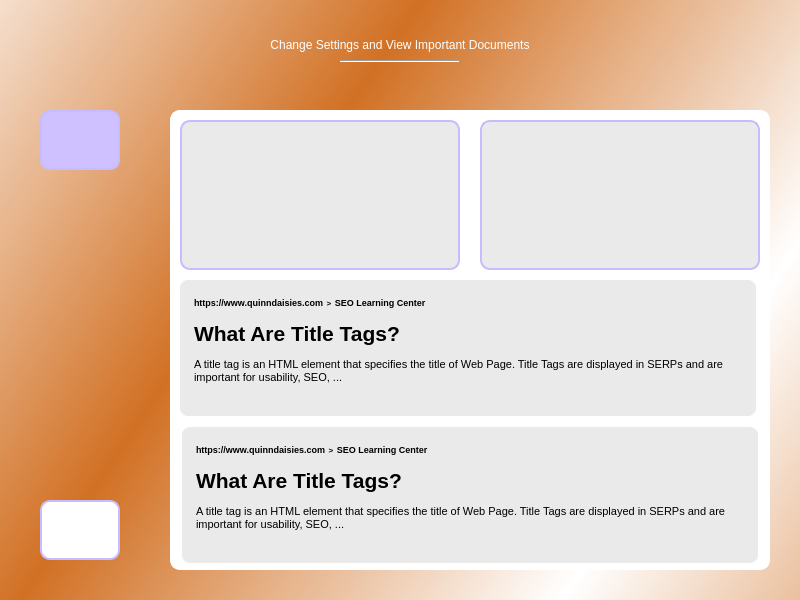
<?xml version="1.0" encoding="UTF-8"?>
<ui version="4.0">
 <class>Dialog</class>
 <widget class="QDialog" name="Dialog">
  <property name="geometry">
   <rect>
    <x>0</x>
    <y>0</y>
    <width>800</width>
    <height>600</height>
   </rect>
  </property>
  <property name="windowTitle">
   <string>Dialog</string>
  </property>
  <property name="windowIcon">
   <iconset resource="resources/resources.qrc">
    <normaloff>:/images/seoicon.ico</normaloff>:/images/seoicon.ico</iconset>
  </property>
  <widget class="QWidget" name="widget" native="true">
   <property name="geometry">
    <rect>
     <x>0</x>
     <y>0</y>
     <width>800</width>
     <height>600</height>
    </rect>
   </property>
   <property name="styleSheet">
    <string notr="true">QWidget#widget{
	background-color: qlineargradient(spread:reflect, x1:0.36, y1:0.33, x2:0.9, y2:0.6, stop:0 rgba(209, 112, 35, 254), stop:1 rgba(255, 255, 255, 255))
}</string>
   </property>
   <widget class="Line" name="line_2">
    <property name="geometry">
     <rect>
      <x>340</x>
      <y>60</y>
      <width>120</width>
      <height>3</height>
     </rect>
    </property>
    <property name="orientation">
     <enum>Qt::Horizontal</enum>
    </property>
   </widget>
   <widget class="QLabel" name="label_2">
    <property name="geometry">
     <rect>
      <x>250</x>
      <y>30</y>
      <width>300</width>
      <height>30</height>
     </rect>
    </property>
    <property name="styleSheet">
     <string notr="true">QLabel{
	color: #ffffff;
	font: 8pt &quot;Georgia&quot;;
}</string>
    </property>
    <property name="text">
     <string>Change Settings and View Important Documents</string>
    </property>
    <property name="alignment">
     <set>Qt::AlignCenter</set>
    </property>
   </widget>
   <widget class="QPushButton" name="applicationscreen">
    <property name="geometry">
     <rect>
      <x>40</x>
      <y>110</y>
      <width>80</width>
      <height>60</height>
     </rect>
    </property>
    <property name="styleSheet">
     <string notr="true">QPushButton{
	border-radius: 10px;
	font: 85 10pt &quot;Times New Roman&quot;;
	color: #ffffff;
	border: 2px solid rgb(197, 189, 255);
	background: #cfc0ff;
}
QPushButton:hover{
	font: 85 10pt &quot;Times New Roman&quot;;
	color:#cfc0ff;
	border: 2px solid #aaaaff;
	background: #cfc0ff;
}</string>
    </property>
    <property name="text">
     <string/>
    </property>
    <property name="icon">
     <iconset>
      <normaloff>backgroundiconimages.jpeg</normaloff>backgroundiconimages.jpeg</iconset>
    </property>
    <property name="iconSize">
     <size>
      <width>60</width>
      <height>40</height>
     </size>
    </property>
   </widget>
   <widget class="QFrame" name="frame">
    <property name="geometry">
     <rect>
      <x>170</x>
      <y>110</y>
      <width>600</width>
      <height>460</height>
     </rect>
    </property>
    <property name="styleSheet">
     <string notr="true">QFrame{
	border: 2px solid #ffffff;
	border-radius: 10px;
	padding: 10px;
	background: #ffffff;
}</string>
    </property>
    <property name="frameShape">
     <enum>QFrame::StyledPanel</enum>
    </property>
    <property name="frameShadow">
     <enum>QFrame::Raised</enum>
    </property>
    <widget class="QPushButton" name="termscreen">
     <property name="geometry">
      <rect>
       <x>10</x>
       <y>10</y>
       <width>280</width>
       <height>150</height>
      </rect>
     </property>
     <property name="styleSheet">
      <string notr="true">QPushButton{
	border-radius: 10px;
	padding: 10px;
	background: #eaeaea;
	font: 85 10pt &quot;Times New Roman&quot;;
	color: #ffffff;
	border: 2px solid rgb(197, 189, 255);
}

QPushButton:hover{
	font: 85 10pt &quot;Times New Roman&quot;;
	color:#cfc0ff;
	border: 2px solid #aaaaff;
	background: #cfc0ff;
}</string>
     </property>
     <property name="text">
      <string/>
     </property>
     <property name="icon">
      <iconset>
       <normaloff>terms.png</normaloff>terms.png</iconset>
     </property>
     <property name="iconSize">
      <size>
       <width>100</width>
       <height>100</height>
      </size>
     </property>
    </widget>
    <widget class="QPushButton" name="detailscreen">
     <property name="geometry">
      <rect>
       <x>310</x>
       <y>10</y>
       <width>280</width>
       <height>150</height>
      </rect>
     </property>
     <property name="styleSheet">
      <string notr="true">QPushButton{
	border-radius: 10px;
	padding: 10px;
	background: #eaeaea;
	font: 85 10pt &quot;Times New Roman&quot;;
	color: #ffffff;
	border: 2px solid rgb(197, 189, 255);
}

QPushButton:hover{
	font: 85 10pt &quot;Times New Roman&quot;;
	color:#cfc0ff;
	border: 2px solid #aaaaff;
	background: #cfc0ff;
}</string>
     </property>
     <property name="text">
      <string/>
     </property>
     <property name="icon">
      <iconset>
       <normaloff>details.webp</normaloff>details.webp</iconset>
     </property>
     <property name="iconSize">
      <size>
       <width>100</width>
       <height>100</height>
      </size>
     </property>
    </widget>
    <widget class="QTextBrowser" name="textBrowser_3">
     <property name="geometry">
      <rect>
       <x>10</x>
       <y>315</y>
       <width>580</width>
       <height>140</height>
      </rect>
     </property>
     <property name="styleSheet">
      <string notr="true">QTextBrowser{
	border: 2px solid #ffffff;
	border-radius: 10px;
	padding: 10px;
	background: #eaeaea;
}</string>
     </property>
     <property name="html">
      <string>&lt;!DOCTYPE HTML PUBLIC &quot;-//W3C//DTD HTML 4.0//EN&quot; &quot;http://www.w3.org/TR/REC-html40/strict.dtd&quot;&gt;
&lt;html&gt;&lt;head&gt;&lt;meta name=&quot;qrichtext&quot; content=&quot;1&quot; /&gt;&lt;style type=&quot;text/css&quot;&gt;
p, li { white-space: pre-wrap; }
&lt;/style&gt;&lt;/head&gt;&lt;body style=&quot; font-family:'MS Shell Dlg 2'; font-size:8.25pt; font-weight:400; font-style:normal;&quot;&gt;
&lt;p style=&quot; margin-top:0px; margin-bottom:0px; margin-left:0px; margin-right:0px; -qt-block-indent:0; text-indent:0px;&quot;&gt;&lt;span style=&quot; font-size:7pt; font-weight:600;&quot;&gt;https://www.quinndaisies.com&lt;/span&gt;&lt;span style=&quot; font-size:10pt; font-weight:600;&quot;&gt; &lt;/span&gt;&lt;span style=&quot; font-size:6pt; font-weight:600;&quot;&gt;&amp;gt;&lt;/span&gt;&lt;span style=&quot; font-size:10pt; font-weight:600;&quot;&gt; &lt;/span&gt;&lt;span style=&quot; font-size:7pt; font-weight:600;&quot;&gt;SEO Learning Center&lt;/span&gt;&lt;/p&gt;
&lt;p style=&quot; margin-top:12px; margin-bottom:12px; margin-left:0px; margin-right:0px; -qt-block-indent:0; text-indent:0px;&quot;&gt;&lt;span style=&quot; font-size:16pt; font-weight:600;&quot;&gt;What Are Title Tags?&lt;/span&gt;&lt;/p&gt;
&lt;p style=&quot; margin-top:12px; margin-bottom:12px; margin-left:0px; margin-right:0px; -qt-block-indent:0; text-indent:0px;&quot;&gt;A title tag is an HTML element that specifies the title of Web Page. Title Tags are displayed in SERPs and are important for usability, SEO, ...&lt;/p&gt;&lt;/body&gt;&lt;/html&gt;</string>
     </property>
    </widget>
    <widget class="QTextBrowser" name="textBrowser_4">
     <property name="geometry">
      <rect>
       <x>8</x>
       <y>168</y>
       <width>580</width>
       <height>140</height>
      </rect>
     </property>
     <property name="styleSheet">
      <string notr="true">QTextBrowser{
	border: 2px solid #ffffff;
	border-radius: 10px;
	padding: 10px;
	background: #eaeaea;
}</string>
     </property>
     <property name="html">
      <string>&lt;!DOCTYPE HTML PUBLIC &quot;-//W3C//DTD HTML 4.0//EN&quot; &quot;http://www.w3.org/TR/REC-html40/strict.dtd&quot;&gt;
&lt;html&gt;&lt;head&gt;&lt;meta name=&quot;qrichtext&quot; content=&quot;1&quot; /&gt;&lt;style type=&quot;text/css&quot;&gt;
p, li { white-space: pre-wrap; }
&lt;/style&gt;&lt;/head&gt;&lt;body style=&quot; font-family:'MS Shell Dlg 2'; font-size:8.25pt; font-weight:400; font-style:normal;&quot;&gt;
&lt;p style=&quot; margin-top:0px; margin-bottom:0px; margin-left:0px; margin-right:0px; -qt-block-indent:0; text-indent:0px;&quot;&gt;&lt;span style=&quot; font-size:7pt; font-weight:600;&quot;&gt;https://www.quinndaisies.com&lt;/span&gt;&lt;span style=&quot; font-size:10pt; font-weight:600;&quot;&gt; &lt;/span&gt;&lt;span style=&quot; font-size:6pt; font-weight:600;&quot;&gt;&amp;gt;&lt;/span&gt;&lt;span style=&quot; font-size:10pt; font-weight:600;&quot;&gt; &lt;/span&gt;&lt;span style=&quot; font-size:7pt; font-weight:600;&quot;&gt;SEO Learning Center&lt;/span&gt;&lt;/p&gt;
&lt;p style=&quot; margin-top:12px; margin-bottom:12px; margin-left:0px; margin-right:0px; -qt-block-indent:0; text-indent:0px;&quot;&gt;&lt;span style=&quot; font-size:16pt; font-weight:600;&quot;&gt;What Are Title Tags?&lt;/span&gt;&lt;/p&gt;
&lt;p style=&quot; margin-top:12px; margin-bottom:12px; margin-left:0px; margin-right:0px; -qt-block-indent:0; text-indent:0px;&quot;&gt;A title tag is an HTML element that specifies the title of Web Page. Title Tags are displayed in SERPs and are important for usability, SEO, ...&lt;/p&gt;&lt;/body&gt;&lt;/html&gt;</string>
     </property>
    </widget>
   </widget>
   <widget class="QPushButton" name="menuscreen">
    <property name="geometry">
     <rect>
      <x>40</x>
      <y>500</y>
      <width>80</width>
      <height>60</height>
     </rect>
    </property>
    <property name="styleSheet">
     <string notr="true">QPushButton{
	border-radius: 10px;
	font: 85 10pt &quot;Times New Roman&quot;;
	color: #ffffff;
	border: 2px solid rgb(197, 189, 255);
	background: rgb(255, 255, 255);
}
QPushButton:hover{
	font: 85 10pt &quot;Times New Roman&quot;;
	color:#cfc0ff;
	border: 2px solid #aaaaff;
	background: rgb(255, 255, 255);
}</string>
    </property>
    <property name="text">
     <string/>
    </property>
    <property name="icon">
     <iconset>
      <normaloff>backimages.jpeg</normaloff>backimages.jpeg</iconset>
    </property>
    <property name="iconSize">
     <size>
      <width>60</width>
      <height>40</height>
     </size>
    </property>
   </widget>
  </widget>
 </widget>
 <resources>
  <include location="resources/resources.qrc"/>
 </resources>
 <connections/>
</ui>
